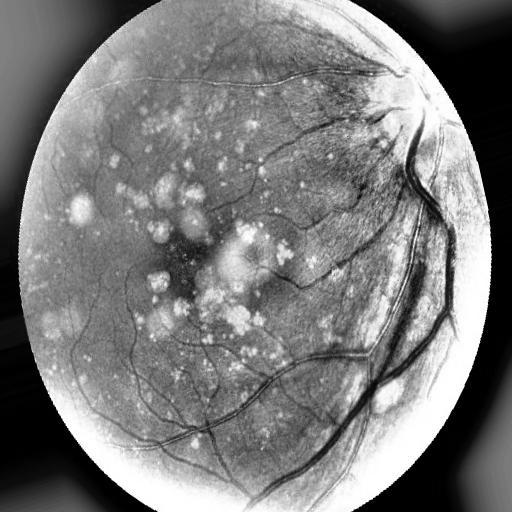
#> input picture images/grayscale/01_dry_amd.jpeg, 512 x 512 px; its folder holds only this picture in this run
$ python student-3.py
#> lines starting #> are read from the running program, lines starting #| are printed output that depends on the picture; after the words box and inside, x2 and y2 are one past the last pixel; in counts of white or black regions, pixels touching at a corner belong together
#> in main, image is the input picture: shape (512, 512); min 0, max 255, mean 122.5
"""
    Erika Lin
    erika.lin25@myhunter.cuny.edu
    CSCI 39534 Project 3 Part 2 - Retinal Fundus Images
    Student 3 - Sauvola Thresholding

"""

import os
import cv2
import numpy as np
import math
import matplotlib.pyplot as plt

def preprocess_image(image):
    # Gaussian
    filter = np.ones((3, 3), np.float64) / 9
    rows, cols = image.shape
#> rows = 512; cols = 512
    gaussian = np.zeros_like(image, dtype=np.float64)

    for i in range(1, rows - 1):
        for j in range(1, cols - 1):
            region = image[i - 1:i + 2, j - 1:j + 2]
            gaussian[i, j] = np.sum(region * filter)

    gaussian = np.uint8(np.clip(gaussian, 0, 255))

    # Histogram Equalization
    histogram = np.zeros(256, dtype=int)
    for i in range(rows):
        for j in range(cols):
            intensity = gaussian[i, j]
            histogram[intensity] += 1
#> after the loop, histogram = 256 values, max 17017 at index 0, min 230 at index 21, mean 1024

    num_pixels = rows * cols
#> num_pixels = 262144
    normalized_histogram = histogram / num_pixels
#> normalized_histogram = 256 values, max 0.0649 at index 0, min 0.000877 at index 21, mean 0.00391
    cdf = np.cumsum(normalized_histogram)
#> cdf = 256 values from 0.0649 to 1
    L = 256

    equalized = np.zeros_like(gaussian, dtype=np.uint8)
    for i in range(rows):
        for j in range(cols):
            equalized[i, j] = int(cdf[gaussian[i, j]] * (L - 1))
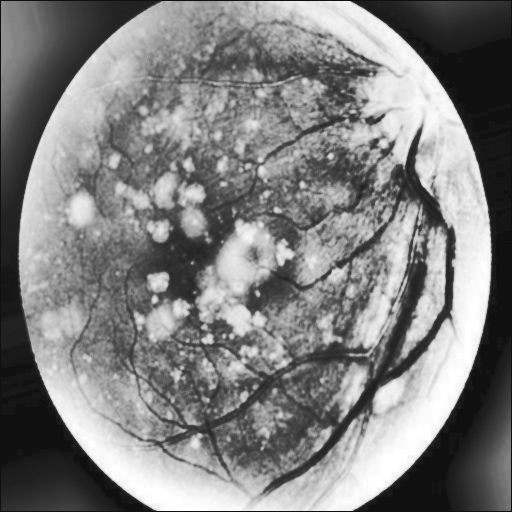
#> equalized: shape (512, 512); min 16, max 255, mean 128.2

    # Median
    filtered = equalized.copy()
    for i in range(1, rows - 1):
        for j in range(1, cols - 1):
            window = equalized[i - 1:i + 2, j - 1:j + 2]
            filtered[i, j] = np.median(window)

    return filtered

def calculate_psnr(original, processed):
    mse = np.mean((original.astype(np.float64) - processed.astype(np.float64)) ** 2)
    if mse == 0:
        return float('inf')
    PIXEL_MAX = 255.0
    psnr = 20 * math.log10(PIXEL_MAX / math.sqrt(mse))
    return psnr

def sauvola_thresholding(image, k, R, window_size):
#> called with k = 0.1, R = 128, window_size = 7
    rows, cols = image.shape
#> rows = 512; cols = 512
    half_w = window_size // 2
    binarized_image = np.zeros_like(image, dtype=np.uint8)

    for i in range(rows):
        for j in range(cols):
            rmin = max(i - half_w, 0)
            rmax = min(i + half_w + 1, rows)
            cmin = max(j - half_w, 0)
            cmax = min(j + half_w + 1, cols)

            local_window = image[rmin:rmax, cmin:cmax]
            local_mean = np.mean(local_window)
            local_std = np.std(local_window)

            threshold = local_mean * (1 + k * ((local_std / R) - 1))

            if image[i, j] > threshold:
                binarized_image[i, j] = 255
            else:
                binarized_image[i, j] = 0
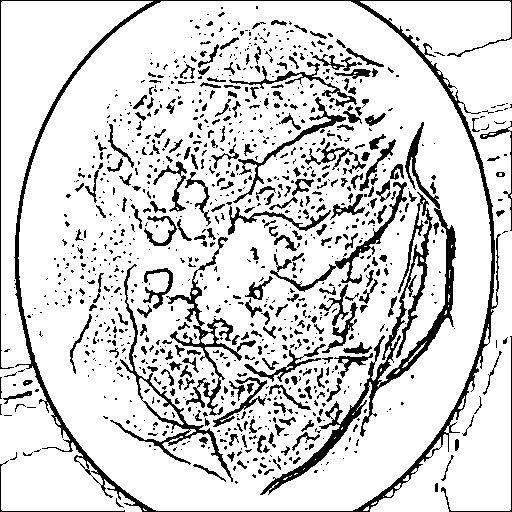
#> binarized_image: shape (512, 512); 84.1% white; 1088 black regions (815 under 20 px), largest, box (x1, y1, x2, y2) and area: (0, 0, 512, 512) 7442, (260, 122, 456, 495) 5614, (166, 237, 256, 416) 1782

    return binarized_image

def main():
    image_dir = "images/grayscale"
    output_dir = "student-3"
    os.makedirs(output_dir, exist_ok=True)

    k = 0.1
    R = 128
    window_size = 7

    for filename in os.listdir(image_dir):
        if filename.lower().endswith(('.png', '.jpg', '.jpeg', '.bmp', '.tiff')):
            img_path = os.path.join(image_dir, filename)
            image = cv2.imread(img_path, cv2.IMREAD_GRAYSCALE)

            if image is None:
                print(f"Warning: Could not read {filename}. Skipping.")
                continue

            preprocessed_img = preprocess_image(image)
            binary_img = sauvola_thresholding(preprocessed_img, k, R, window_size)

            psnr_value = calculate_psnr(image, binary_img)
#> in calculate_psnr, `mse = np.mean((original.astype(np.float64) - processed.astype(np.float..`: mse = 18570.6
#> in calculate_psnr, `psnr = 20 * math.log10(PIXEL_MAX / math.sqrt(mse))`: psnr = 5.44
#> psnr_value = 5.44
            print(f"PSNR for {filename}: {psnr_value:.2f} dB")
#| PSNR for 01_dry_amd.jpeg: 5.44 dB

            '''
            out_path = os.path.join(output_dir, f"ST_{filename}")
            cv2.imwrite(out_path, binary_img)
            '''

    print("Processing completed for all images.")

if __name__ == "__main__":
    main()

$ run again, on images/grayscale/05_severe_dr.jpeg
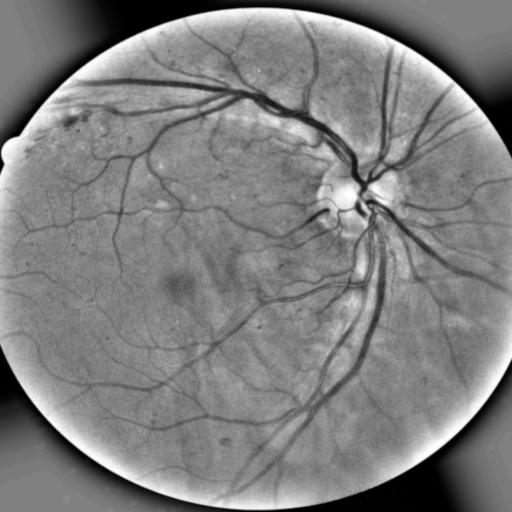
#> input picture images/grayscale/05_severe_dr.jpeg, 512 x 512 px
#> in main, image is the input picture: shape (512, 512); min 0, max 255, mean 126.3
#> after the loop in preprocess_image, `for i in range(rows):`: histogram = 256 values, max 11953 at index 128, min 1 at index 255, mean 1024
#> normalized_histogram = 256 values, max 0.0456 at index 128, min 3.81e-06 at index 255, mean 0.00391
#> cdf = 256 values from 0.0238 to 1
#> after the loop in preprocess_image, `for i in range(rows):`:
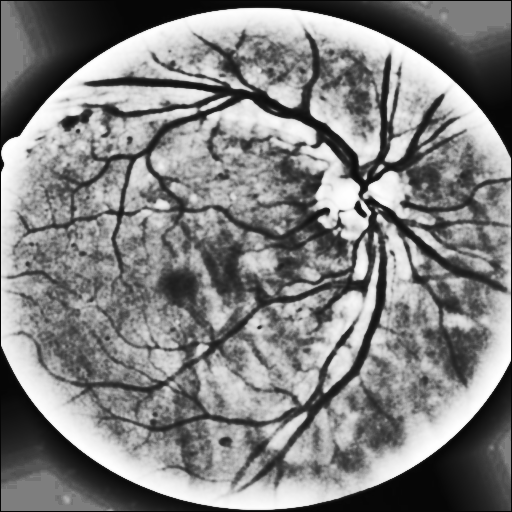
#> equalized: shape (512, 512); min 6, max 255, mean 128.8
#> after the loop in sauvola_thresholding, `for i in range(rows):`:
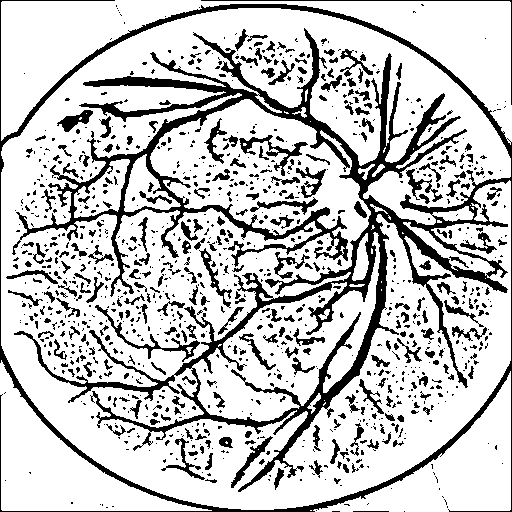
#> binarized_image: shape (512, 512); 77.6% white; 1063 black regions (777 under 20 px), largest, box (x1, y1, x2, y2) and area: (0, 0, 512, 512) 35539, (95, 305, 200, 362) 606, (239, 135, 308, 176) 594
#> mse = 15523.7
#> psnr = 6.22
#| PSNR for 05_severe_dr.jpeg: 6.22 dB

$ run again, on images/grayscale/06_proliferate_dr.jpeg
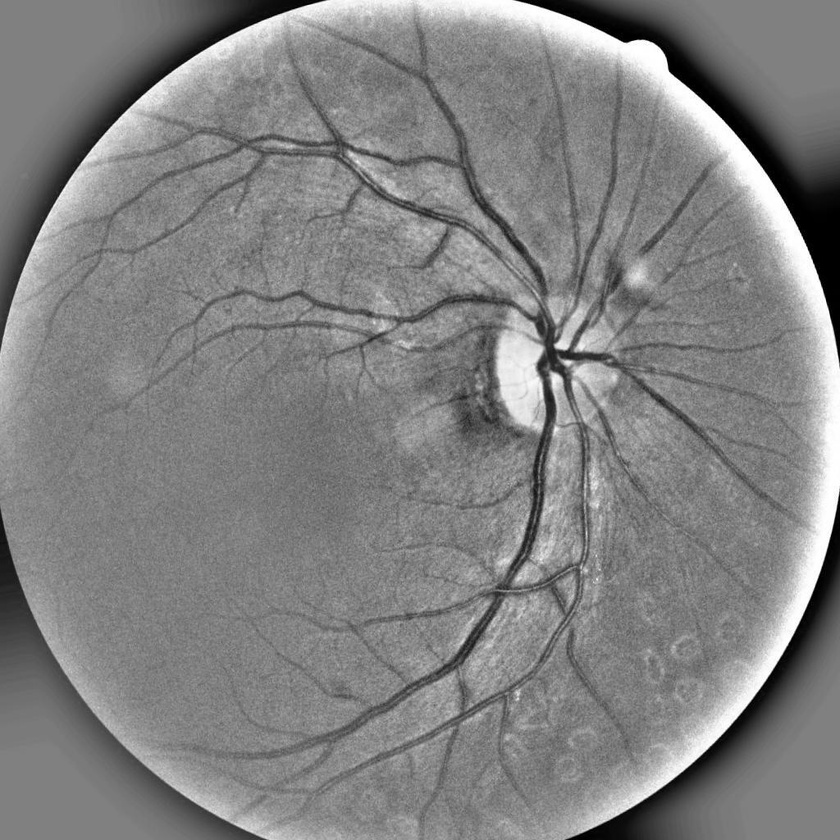
#> input picture images/grayscale/06_proliferate_dr.jpeg, 840 x 840 px, shrunk from 1024 x 1024 before the run
#> in main, image is the input picture: shape (840, 840); min 0, max 255, mean 129.1
#> after the loop in preprocess_image, `for i in range(rows):`: histogram = 256 values, max 54692 at index 128, min 104 at index 255, mean 2756.2
#> normalized_histogram = 256 values, max 0.0775 at index 128, min 0.000147 at index 255, mean 0.00391
#> cdf = 256 values from 0.0086 to 1
#> after the loop in preprocess_image, `for i in range(rows):`:
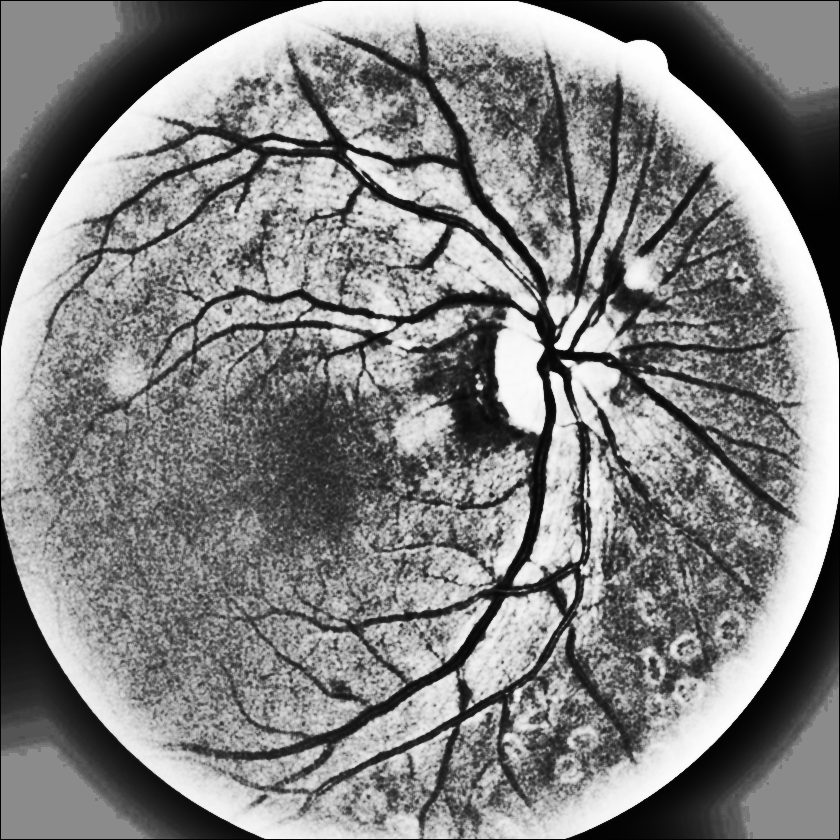
#> equalized: shape (840, 840); min 2, max 254, mean 129.3
#> after the loop in sauvola_thresholding, `for i in range(rows):`:
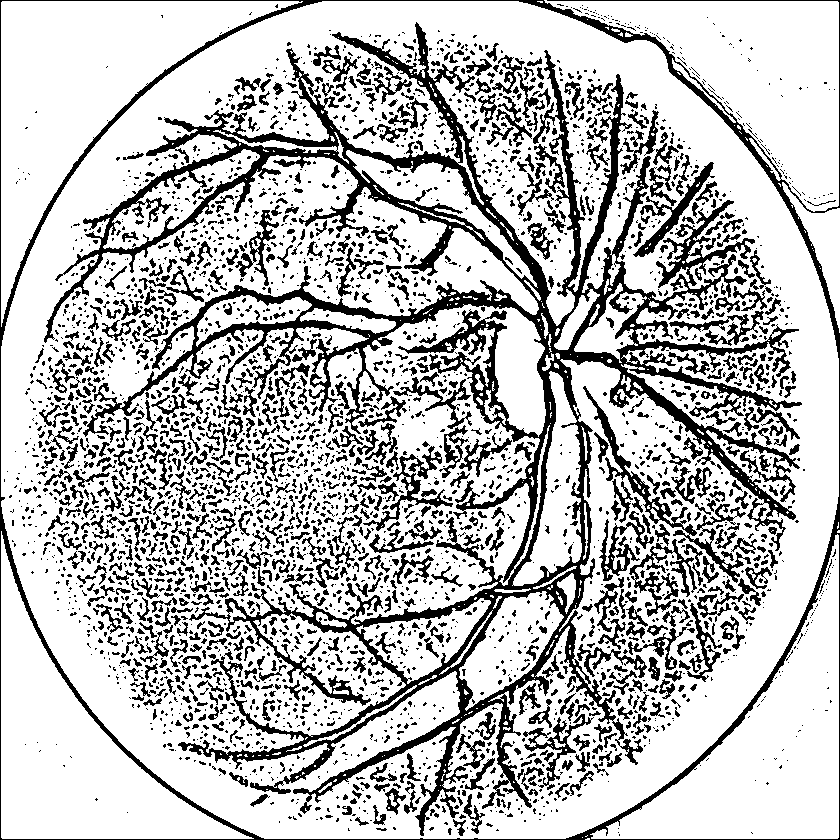
#> binarized_image: shape (840, 840); 74.6% white; 3482 black regions (2461 under 20 px), largest, box (x1, y1, x2, y2) and area: (44, 22, 802, 836) 71299, (0, 0, 840, 840) 12988, (583, 386, 751, 583) 2587
#> mse = 14738
#> psnr = 6.45
#| PSNR for 06_proliferate_dr.jpeg: 6.45 dB
